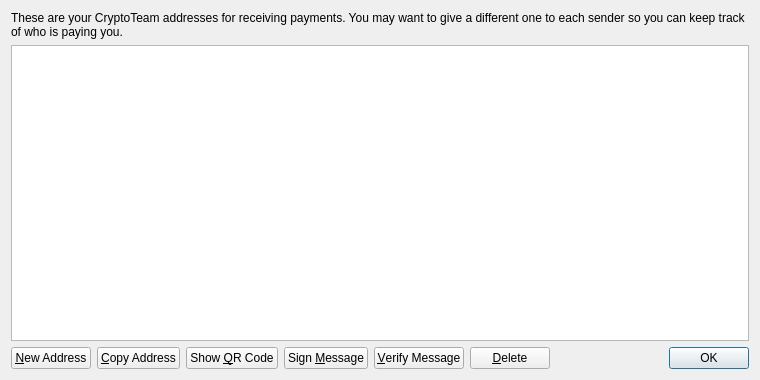
<?xml version="1.0" encoding="UTF-8"?>
<ui version="4.0">
 <class>AddressBookPage</class>
 <widget class="QWidget" name="AddressBookPage">
  <property name="geometry">
   <rect>
    <x>0</x>
    <y>0</y>
    <width>760</width>
    <height>380</height>
   </rect>
  </property>
  <property name="windowTitle">
   <string>Address Book</string>
  </property>
  <layout class="QVBoxLayout" name="verticalLayout">
   <item>
    <widget class="QLabel" name="labelExplanation">
     <property name="text">
      <string>These are your CryptoTeam addresses for receiving payments. You may want to give a different one to each sender so you can keep track of who is paying you.</string>
     </property>
     <property name="textFormat">
      <enum>Qt::PlainText</enum>
     </property>
     <property name="wordWrap">
      <bool>true</bool>
     </property>
    </widget>
   </item>
   <item>
    <widget class="QTableView" name="tableView">
     <property name="contextMenuPolicy">
      <enum>Qt::CustomContextMenu</enum>
     </property>
     <property name="toolTip">
      <string>Double-click to edit address or label</string>
     </property>
     <property name="tabKeyNavigation">
      <bool>false</bool>
     </property>
     <property name="alternatingRowColors">
      <bool>true</bool>
     </property>
     <property name="selectionMode">
      <enum>QAbstractItemView::SingleSelection</enum>
     </property>
     <property name="selectionBehavior">
      <enum>QAbstractItemView::SelectRows</enum>
     </property>
     <property name="sortingEnabled">
      <bool>true</bool>
     </property>
     <attribute name="verticalHeaderVisible">
      <bool>false</bool>
     </attribute>
    </widget>
   </item>
   <item>
    <layout class="QHBoxLayout" name="horizontalLayout">
     <item>
      <widget class="QPushButton" name="newAddressButton">
       <property name="toolTip">
        <string>Create a new address</string>
       </property>
       <property name="text">
        <string>&amp;New Address</string>
       </property>
       <property name="icon">
        <iconset resource="../bitcoin.qrc">
         <normaloff>:/icons/add</normaloff>:/icons/add</iconset>
       </property>
      </widget>
     </item>
     <item>
      <widget class="QPushButton" name="copyToClipboard">
       <property name="toolTip">
        <string>Copy the currently selected address to the system clipboard</string>
       </property>
       <property name="text">
        <string>&amp;Copy Address</string>
       </property>
       <property name="icon">
        <iconset resource="../bitcoin.qrc">
         <normaloff>:/icons/editcopy</normaloff>:/icons/editcopy</iconset>
       </property>
      </widget>
     </item>
     <item>
      <widget class="QPushButton" name="showQRCode">
       <property name="text">
        <string>Show &amp;QR Code</string>
       </property>
       <property name="icon">
        <iconset resource="../bitcoin.qrc">
         <normaloff>:/icons/qrcode</normaloff>:/icons/qrcode</iconset>
       </property>
      </widget>
     </item>
     <item>
      <widget class="QPushButton" name="signMessage">
       <property name="toolTip">
        <string>Sign a message to prove you own a CryptoTeam address</string>
       </property>
       <property name="text">
        <string>Sign &amp;Message</string>
       </property>
       <property name="icon">
        <iconset resource="../bitcoin.qrc">
         <normaloff>:/icons/edit</normaloff>:/icons/edit</iconset>
       </property>
      </widget>
     </item>
     <item>
      <widget class="QPushButton" name="verifyMessage">
       <property name="toolTip">
        <string>Verify a message to ensure it was signed with a specified CryptoTeam address</string>
       </property>
       <property name="text">
        <string>&amp;Verify Message</string>
       </property>
       <property name="icon">
        <iconset resource="../bitcoin.qrc">
         <normaloff>:/icons/transaction_0</normaloff>:/icons/transaction_0</iconset>
       </property>
      </widget>
     </item>
     <item>
      <widget class="QPushButton" name="deleteButton">
       <property name="toolTip">
        <string>Delete the currently selected address from the list</string>
       </property>
       <property name="text">
        <string>&amp;Delete</string>
       </property>
       <property name="icon">
        <iconset resource="../bitcoin.qrc">
         <normaloff>:/icons/remove</normaloff>:/icons/remove</iconset>
       </property>
      </widget>
     </item>
     <item>
      <spacer name="horizontalSpacer">
       <property name="orientation">
        <enum>Qt::Horizontal</enum>
       </property>
       <property name="sizeHint" stdset="0">
        <size>
         <width>40</width>
         <height>20</height>
        </size>
       </property>
      </spacer>
     </item>
     <item>
      <widget class="QDialogButtonBox" name="buttonBox">
       <property name="sizePolicy">
        <sizepolicy hsizetype="Maximum" vsizetype="Fixed">
         <horstretch>0</horstretch>
         <verstretch>0</verstretch>
        </sizepolicy>
       </property>
       <property name="standardButtons">
        <set>QDialogButtonBox::Ok</set>
       </property>
      </widget>
     </item>
    </layout>
   </item>
  </layout>
 </widget>
 <resources>
  <include location="../bitcoin.qrc"/>
 </resources>
 <connections/>
</ui>
